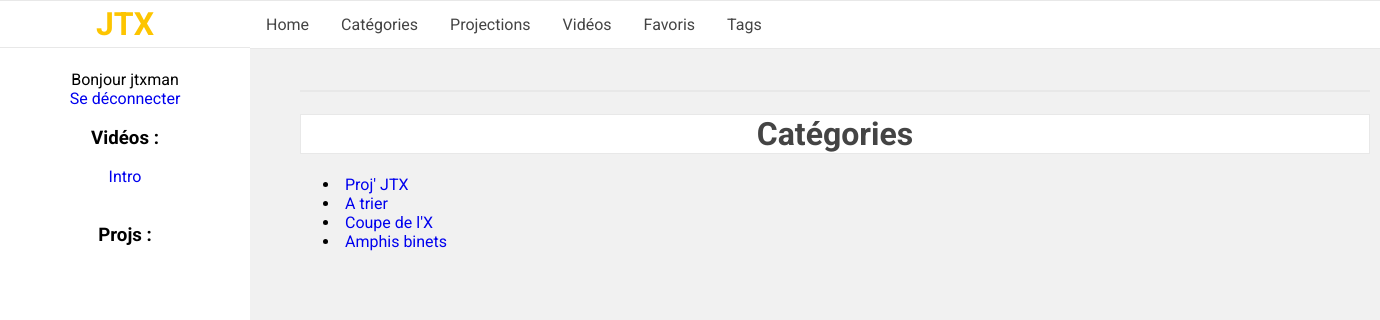
The app's page /categories/ (signed in), older data.
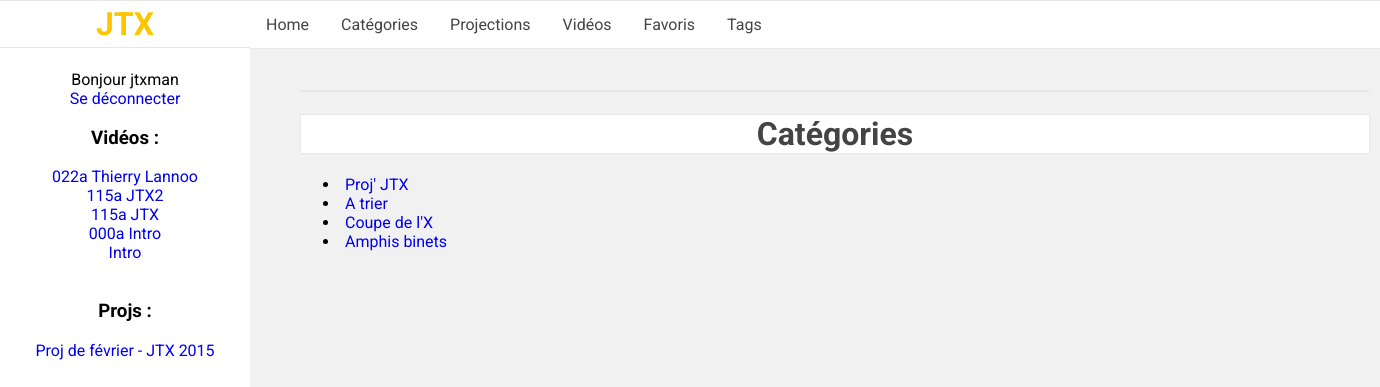
The same page, newer data.
### videos/models.py (models this page shows, shortened)
class Favorite(models.Model):
    class Meta:
        ordering = ['-date']
        unique_together = (('user', 'video'),)
    user = models.ForeignKey(User)
    video = models.ForeignKey(Video)
    date = models.DateTimeField(auto_now_add = True)

class Video(models.Model):
    class Meta:
        ordering = ['-date']
    titre = models.CharField(max_length=100)
    date = models.DateField(default=datetime.date.today)
    url = models.CharField(max_length=1000)
    views = models.IntegerField(default=0)
    public = models.BooleanField(default=False)
    duree = models.IntegerField(default=0)
    description = models.CharField(max_length=1000, default="Pas de description disponible.")

class Category(models.Model):
    titre = models.CharField(max_length=100)
    public = models.BooleanField(default=False)

class Favorite_proj(models.Model):
    class Meta:
        ordering = ['-date']
        unique_together = (('user', 'proj'),)
    user = models.ForeignKey(User)
    proj = models.ForeignKey(Proj)
    date = models.DateTimeField(auto_now_add = True)

class Proj(models.Model):
    class Meta:
        ordering = ['-promo', '-date']
    titre = models.CharField(max_length=100)
    category = models.ForeignKey(Category)
    date = models.DateField(default=datetime.date.today)
    promo = models.IntegerField(default=2015)
    views = models.IntegerField(default=0)
    image = models.CharField(max_length=2000, default="http://cdn.wallpapersafari.com/58/12/nyHXSO.jpg")

### videos/views.py (the view)
# urls.py: url(r'^categories/$', views.categories, name='categories'),
def categories(request):
    categories = Category.objects.filter(public=True).all()
    if (request.user.is_authenticated):
        categories = Category.objects.all()
    context = {
        'categories': categories,
    }
    return render(request, 'categories.html', context)

### videos/templates/categories.html
{% extends 'base.html' %}
{% block body %}
{% if categories %}
<h1>Catégories</h1>
	<ul>
	{% for c in categories %}
    <li><a href="{% url 'category' c.id 1 %}">{{ c.titre }}</a></li>
	{% endfor %}
	</ul>
{% else %}
    <p>Errors.</p>
{% endif %}
{% endblock %}

### videos/templates/base.html (shortened to what this page needs)
{% load static %}
<!DOCTYPE html>
<html>
<head>
  <link rel="stylesheet" href="{% static 'style.css' %}"/>
</head>
<body>
<div id="lateral_bar">
    <h1> JTX </h1>
    {% if request.user.is_authenticated %}
        Bonjour {{ request.user.username }}
        <br/>
        <a href="{% url 'logout' %}">Se déconnecter</a>
        <br/>
        <h3>Vidéos :</h3>
        {% for f in request.user.favorite_set.all %}
        <a href="{% url 'video' f.video.id %}">{{ f.video.titre }}</a>
        <br/>
        {% endfor %}
        <br/>
        <h3>Projs :</h3>
        {% for f in request.user.favorite_proj_set.all %}
        <a href="{% url 'proj' f.proj.id %}">{{ f.proj.titre }}</a>
        <br/>
        {% endfor %}
    {% else %}
        <a href="{% url 'login' %}?next={% url 'index' %}">Se connecter</a>
    {% endif %}
</div>
<div id="central">
	<div id="navigation_bar">"
    <ul>
        <li><a href="{% url 'index' %}">Home</a></li>
        <li><a href="{% url 'categories' %}">Catégories</a></li>
        <li><a href="{% url 'projs' 1 %}">Projections</a></li>
        <li><a href="{% url 'videos' 1 %}">Vidéos</a></li>
        {% if request.user.is_authenticated %}
            <li><a href="{% url 'favorites' 1 %}">Favoris</a></li>
        {% endif %}
        <li><a href="{% url 'tags' %}">Tags</a></li>
    </ul>
	</div>
	<div id="body">
    {% if titre_tag %}
        <span class="tag" style="font-size:30px">{{titre}}</span><br/><br/>
    {% else %}
        <h1>{{titre}}</h1>
    {% endif %}
    {% block body %}
    {% endblock %}
	</div>
</div>
</body>
</html>

### videos/static/style.css (style rules this page uses)
* { font-family: Roboto; }
#lateral_bar { position: absolute; top:0; bottom:0; width:250px; background-color: #ffffff; margin-top:-21px; text-align:center; position: fixed; }
#central { position: absolute; top: 0; bottom:0; margin-left: 250px; }
#body { padding-top: 20px; width:1070px; margin-left:50px; margin-top:30px; }
body { padding: 0; margin:0; background-color: #f1f1f1; }
h1 { color:#444444; background-color:white; text-align:center; border-style: solid; border-width: 1px; border-color:#e8e8e8; }
a { text-decoration: none; }
#navigation_bar ul { list-style-type: none; margin: 0; padding: 0; overflow: hidden; background-color: #ffffff; position: fixed; top: 0; width: 100%; border-style: solid; border-width: 1px; border-color:#e8e8e8; border-right-width:0px; border-left-width:0px; }
#navigation_bar li { float: left; }
#navigation_bar li a { display: block; color: #444444; text-align: center; padding: 14px 16px; text-decoration: none; }
#lateral_bar h1 { font-style:bold; padding-top:4px; padding-bottom:4px; color:#fdc500; border-right-width:0px; border-left-width:0px; }
#lateral_bar a { padding-top:5px; padding-bottom:5px; }
#body a { margin-left:5px; margin-right:5px; }

Row changes from the older to the newer data that the page shows:
added Favorite: video.titre "022a Thierry Lannoo"
added Favorite: video.titre "115a JTX2"
added Favorite: video.titre "115a JTX"
added Favorite: video.titre "000a Intro"
added Favorite_proj: proj.titre "Proj de février - JTX 2015"
